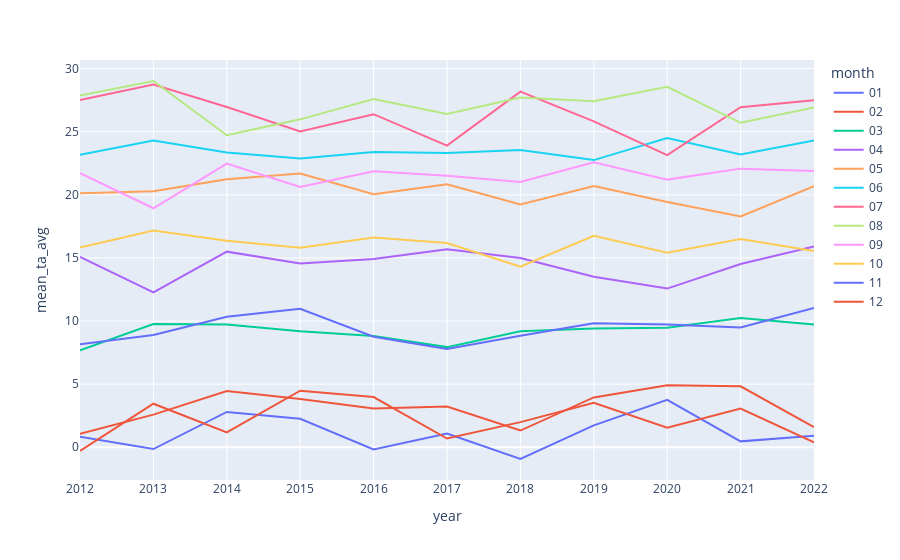

Notebook code cell kept with this figure:
### Code cell
# points: all or outliers
fig = px.line(df_weather_ym, x='year', y='mean_ta_avg', hover_data=df_weather_ym.columns, color = 'month')
fig.show() #파일을 시각화 하는 코드
# fig.write_html("D:\PythonProject\data-gatherer\kma\output\날씨_월별_비교.html") #파일을 저장하는 코드

### Figure 1 — Plotly figure (JSON) as saved in the notebook; plotly's stock layout.template omitted (floating-point values rounded to 4 significant figures)
{"data": [{"customdata": [["01", 5.113, -2.819, 7.932], ["01", 4.761, -4.477, 9.239], ["01", 8.148, -1.745, 9.894], ["01", 6.813, -1.723, 8.535], ["01", 4.329, -4.219, 8.548], ["01", 6.345, -3.677, 10.02], ["01", 4.01, -5.171, 9.181], ["01", 7.323, -3.461, 10.78], ["01", 8.445, 0.07742, 8.368], ["01", 5.897, -4.319, 10.22], ["01", 6.832, -4.132, 10.96]], "hovertemplate": "month=%{customdata[0]}<br>year=%{x}<br>mean_ta_avg=%{y}<br>mean_ta_max=%{customdata[1]}<br>mean_ta_min=%{customdata[2]}<br>mean_ta_diff=%{customdata[3]}<extra></extra>", "legendgroup": "01", "line": {"color": "#636efa", "dash": "solid"}, "marker": {"symbol": "circle"}, "mode": "lines", "name": "01", "orientation": "v", "showlegend": true, "type": "scatter", "x": ["2012", "2013", "2014", "2015", "2016", "2017", "2018", "2019", "2020", "2021", "2022"], "xaxis": "x", "y": [0.8419, -0.1419, 2.797, 2.261, -0.1742, 1.081, -0.929, 1.732, 3.765, 0.4677, 0.9194], "yaxis": "y"}, {"customdata": [["02", 5.938, -3.176, 9.114], ["02", 7.468, -1.829, 9.296], ["02", 9.346, 0.2607, 9.086], ["02", 9.036, -0.5893, 9.625], ["02", 8.303, -1.659, 9.962], ["02", 8.757, -2.182, 10.94], ["02", 7.139, -4.193, 11.33], ["02", 9.1, -0.9, 10], ["02", 10.44, 0.231, 10.21], ["02", 11.12, -0.6143, 11.73], ["02", 7.361, -3.454, 10.81]], "hovertemplate": "month=%{customdata[0]}<br>year=%{x}<br>mean_ta_avg=%{y}<br>mean_ta_max=%{customdata[1]}<br>mean_ta_min=%{customdata[2]}<br>mean_ta_diff=%{customdata[3]}<extra></extra>", "legendgroup": "02", "line": {"color": "#EF553B", "dash": "solid"}, "marker": {"symbol": "circle"}, "mode": "lines", "name": "02", "orientation": "v", "showlegend": true, "type": "scatter", "x": ["2012", "2013", "2014", "2015", "2016", "2017", "2018", "2019", "2020", "2021", "2022"], "xaxis": "x", "y": [1.076, 2.586, 4.464, 3.832, 3.066, 3.225, 1.325, 3.95, 4.907, 4.825, 1.604], "yaxis": "y"}, {"customdata": [["03", 12.71, 3.494, 9.219], ["03", 16.63, 3.326, 13.3], ["03", 15.27, 4.645, 10.63], ["03", 15.45, 3.339, 12.11], ["03", 14.54, 3.513, 11.03], ["03", 13.95, 2.429, 11.52], ["03", 15.57, 3.313, 12.25], ["03", 15.52, 3.577, 11.94], ["03", 15.82, 3.552, 12.26], ["03", 16.06, 4.735, 11.32], ["03", 15.88, 3.842, 12.04]], "hovertemplate": "month=%{customdata[0]}<br>year=%{x}<br>mean_ta_avg=%{y}<br>mean_ta_max=%{customdata[1]}<br>mean_ta_min=%{customdata[2]}<br>mean_ta_diff=%{customdata[3]}<extra></extra>", "legendgroup": "03", "line": {"color": "#00cc96", "dash": "solid"}, "marker": {"symbol": "circle"}, "mode": "lines", "name": "03", "orientation": "v", "showlegend": true, "type": "scatter", "x": ["2012", "2013", "2014", "2015", "2016", "2017", "2018", "2019", "2020", "2021", "2022"], "xaxis": "x", "y": [7.674, 9.771, 9.732, 9.187, 8.81, 7.935, 9.197, 9.41, 9.465, 10.24, 9.719], "yaxis": "y"}, {"customdata": [["04", 21.32, 9.533, 11.78], ["04", 18.75, 6.603, 12.15], ["04", 21.54, 10.06, 11.48], ["04", 20.22, 9.497, 10.72], ["04", 21.02, 9.48, 11.54], ["04", 22, 9.633, 12.37], ["04", 21.41, 8.873, 12.54], ["04", 19.45, 7.98, 11.47], ["04", 19.04, 6.473, 12.57], ["04", 20.58, 8.83, 11.75], ["04", 22.65, 9.38, 13.27]], "hovertemplate": "month=%{customdata[0]}<br>year=%{x}<br>mean_ta_avg=%{y}<br>mean_ta_max=%{customdata[1]}<br>mean_ta_min=%{customdata[2]}<br>mean_ta_diff=%{customdata[3]}<extra></extra>", "legendgroup": "04", "line": {"color": "#ab63fa", "dash": "solid"}, "marker": {"symbol": "circle"}, "mode": "lines", "name": "04", "orientation": "v", "showlegend": true, "type": "scatter", "x": ["2012", "2013", "2014", "2015", "2016", "2017", "2018", "2019", "2020", "2021", "2022"], "xaxis": "x", "y": [15.08, 12.27, 15.5, 14.55, 14.91, 15.68, 15.0, 13.5, 12.57, 14.52, 15.9], "yaxis": "y"}, {"customdata": [["05", 26.15, 15.07, 11.08], ["05", 26.75, 14.61, 12.14], ["05", 27.92, 15.07, 12.85], ["05", 27.98, 15.41, 12.57], ["05", 26.68, 13.59, 13.09], ["05", 27.48, 14.48, 13.0], ["05", 24.81, 14.19, 10.63], ["05", 27.53, 13.55, 13.98], ["05", 25.73, 14.03, 11.7], ["05", 24.29, 12.8, 11.49], ["05", 27.43, 14.09, 13.34]], "hovertemplate": "month=%{customdata[0]}<br>year=%{x}<br>mean_ta_avg=%{y}<br>mean_ta_max=%{customdata[1]}<br>mean_ta_min=%{customdata[2]}<br>mean_ta_diff=%{customdata[3]}<extra></extra>", "legendgroup": "05", "line": {"color": "#FFA15A", "dash": "solid"}, "marker": {"symbol": "circle"}, "mode": "lines", "name": "05", "orientation": "v", "showlegend": true, "type": "scatter", "x": ["2012", "2013", "2014", "2015", "2016", "2017", "2018", "2019", "2020", "2021", "2022"], "xaxis": "x", "y": [20.12, 20.29, 21.24, 21.69, 20.05, 20.84, 19.24, 20.69, 19.43, 18.29, 20.69], "yaxis": "y"}, {"customdata": [["06", 28.32, 19.21, 9.11], ["06", 29.49, 20.2, 9.293], ["06", 28.36, 19.38, 8.977], ["06", 28.49, 18.32, 10.17], ["06", 28.25, 19.1, 9.147], ["06", 30.01, 17.92, 12.09], ["06", 28.73, 18.69, 10.04], ["06", 28.54, 17.76, 10.78], ["06", 30.49, 19.28, 11.22], ["06", 28.54, 18.91, 9.633], ["06", 29.71, 19.79, 9.917]], "hovertemplate": "month=%{customdata[0]}<br>year=%{x}<br>mean_ta_avg=%{y}<br>mean_ta_max=%{customdata[1]}<br>mean_ta_min=%{customdata[2]}<br>mean_ta_diff=%{customdata[3]}<extra></extra>", "legendgroup": "06", "line": {"color": "#19d3f3", "dash": "solid"}, "marker": {"symbol": "circle"}, "mode": "lines", "name": "06", "orientation": "v", "showlegend": true, "type": "scatter", "x": ["2012", "2013", "2014", "2015", "2016", "2017", "2018", "2019", "2020", "2021", "2022"], "xaxis": "x", "y": [23.17, 24.3, 23.36, 22.88, 23.39, 23.32, 23.56, 22.75, 24.5, 23.19, 24.3], "yaxis": "y"}, {"customdata": [["07", 32.07, 23.72, 8.355], ["07", 33.28, 25.07, 8.216], ["07", 31.93, 23.14, 8.797], ["07", 29.48, 21.3, 8.177], ["07", 31.45, 22.62, 8.835], ["07", 32.85, 23.98, 8.865], ["07", 33.13, 24.02, 9.113], ["07", 30.03, 22.33, 7.697], ["07", 26.84, 20.18, 6.665], ["07", 32.08, 22.87, 9.213], ["07", 32.42, 23.7, 8.726]], "hovertemplate": "month=%{customdata[0]}<br>year=%{x}<br>mean_ta_avg=%{y}<br>mean_ta_max=%{customdata[1]}<br>mean_ta_min=%{customdata[2]}<br>mean_ta_diff=%{customdata[3]}<extra></extra>", "legendgroup": "07", "line": {"color": "#FF6692", "dash": "solid"}, "marker": {"symbol": "circle"}, "mode": "lines", "name": "07", "orientation": "v", "showlegend": true, "type": "scatter", "x": ["2012", "2013", "2014", "2015", "2016", "2017", "2018", "2019", "2020", "2021", "2022"], "xaxis": "x", "y": [27.51, 28.75, 26.96, 25.03, 26.39, 23.9, 28.17, 25.82, 23.15, 26.94, 27.49], "yaxis": "y"}, {"customdata": [["08", 32.36, 24.54, 7.823], ["08", 34.44, 24.97, 9.465], ["08", 28.85, 21.7, 7.145], ["08", 31.23, 22.01, 9.216], ["08", 33.23, 23.16, 10.07], ["08", 31.35, 22.53, 8.823], ["08", 32.87, 23.65, 9.216], ["08", 32.2, 23.73, 8.468], ["08", 33.29, 24.81, 8.481], ["08", 30.55, 22.4, 8.148], ["08", 31.35, 23.36, 7.99]], "hovertemplate": "month=%{customdata[0]}<br>year=%{x}<br>mean_ta_avg=%{y}<br>mean_ta_max=%{customdata[1]}<br>mean_ta_min=%{customdata[2]}<br>mean_ta_diff=%{customdata[3]}<extra></extra>", "legendgroup": "08", "line": {"color": "#B6E880", "dash": "solid"}, "marker": {"symbol": "circle"}, "mode": "lines", "name": "08", "orientation": "v", "showlegend": true, "type": "scatter", "x": ["2012", "2013", "2014", "2015", "2016", "2017", "2018", "2019", "2020", "2021", "2022"], "xaxis": "x", "y": [27.87, 29.02, 24.72, 25.98, 27.59, 26.4, 27.71, 27.41, 28.55, 25.71, 26.93], "yaxis": "y"}, {"customdata": [["09", 26.82, 17.59, 9.227], ["09", 23.75, 18.98, 4.773], ["09", 27.84, 18.12, 9.72], ["09", 25.94, 16.21, 9.737], ["09", 25.9, 18.73, 7.177], ["09", 27.01, 16.43, 10.58], ["09", 25.39, 17.23, 8.167], ["09", 26.99, 19.07, 7.927], ["09", 25.96, 17.15, 8.817], ["09", 26.42, 18.67, 7.743], ["09", 26.84, 17.75, 9.09]], "hovertemplate": "month=%{customdata[0]}<br>year=%{x}<br>mean_ta_avg=%{y}<br>mean_ta_max=%{customdata[1]}<br>mean_ta_min=%{customdata[2]}<br>mean_ta_diff=%{customdata[3]}<extra></extra>", "legendgroup": "09", "line": {"color": "#FF97FF", "dash": "solid"}, "marker": {"symbol": "circle"}, "mode": "lines", "name": "09", "orientation": "v", "showlegend": true, "type": "scatter", "x": ["2012", "2013", "2014", "2015", "2016", "2017", "2018", "2019", "2020", "2021", "2022"], "xaxis": "x", "y": [21.72, 18.94, 22.47, 20.63, 21.88, 21.52, 21.01, 22.57, 21.21, 22.08, 21.89], "yaxis": "y"}, {"customdata": [["10", 22.21, 10.5, 11.7], ["10", 22.89, 12.55, 10.34], ["10", 22.03, 11.55, 10.47], ["10", 22.22, 10.42, 11.8], ["10", 20.97, 13.06, 7.91], ["10", 21.2, 12, 9.203], ["10", 20.0, 9.329, 10.67], ["10", 22.04, 12.23, 9.816], ["10", 21.27, 10.13, 11.14], ["10", 22.75, 11.53, 11.22], ["10", 21.61, 10.14, 11.46]], "hovertemplate": "month=%{customdata[0]}<br>year=%{x}<br>mean_ta_avg=%{y}<br>mean_ta_max=%{customdata[1]}<br>mean_ta_min=%{customdata[2]}<br>mean_ta_diff=%{customdata[3]}<extra></extra>", "legendgroup": "10", "line": {"color": "#FECB52", "dash": "solid"}, "marker": {"symbol": "circle"}, "mode": "lines", "name": "10", "orientation": "v", "showlegend": true, "type": "scatter", "x": ["2012", "2013", "2014", "2015", "2016", "2017", "2018", "2019", "2020", "2021", "2022"], "xaxis": "x", "y": [15.83, 17.17, 16.35, 15.82, 16.63, 16.18, 14.3, 16.76, 15.41, 16.5, 15.55], "yaxis": "y"}, {"customdata": [["11", 13.25, 3.893, 9.353], ["11", 13.97, 4.65, 9.32], ["11", 15.68, 5.89, 9.793], ["11", 14.96, 7.55, 7.407], ["11", 13.97, 4.053, 9.917], ["11", 14.15, 2.347, 11.81], ["11", 15.18, 3.33, 11.85], ["11", 16.29, 4.327, 11.97], ["11", 15.32, 4.54, 10.78], ["11", 15.72, 4.367, 11.35], ["11", 17.71, 5.227, 12.49]], "hovertemplate": "month=%{customdata[0]}<br>year=%{x}<br>mean_ta_avg=%{y}<br>mean_ta_max=%{customdata[1]}<br>mean_ta_min=%{customdata[2]}<br>mean_ta_diff=%{customdata[3]}<extra></extra>", "legendgroup": "11", "line": {"color": "#636efa", "dash": "solid"}, "marker": {"symbol": "circle"}, "mode": "lines", "name": "11", "orientation": "v", "showlegend": true, "type": "scatter", "x": ["2012", "2013", "2014", "2015", "2016", "2017", "2018", "2019", "2020", "2021", "2022"], "xaxis": "x", "y": [8.16, 8.897, 10.35, 10.97, 8.757, 7.793, 8.837, 9.827, 9.73, 9.497, 11.05], "yaxis": "y"}, {"customdata": [["12", 3.919, -3.897, 7.816], ["12", 8.071, -0.5452, 8.616], ["12", 5.784, -2.761, 8.545], ["12", 8.955, 0.4742, 8.481], ["12", 8.748, -0.5613, 9.31], ["12", 5.803, -3.987, 9.79], ["12", 6.965, -2.313, 9.277], ["12", 8.971, -1.035, 10.01], ["12", 7.187, -3.077, 10.26], ["12", 8.906, -2.119, 11.03], ["12", 5.39, -4.029, 9.419]], "hovertemplate": "month=%{customdata[0]}<br>year=%{x}<br>mean_ta_avg=%{y}<br>mean_ta_max=%{customdata[1]}<br>mean_ta_min=%{customdata[2]}<br>mean_ta_diff=%{customdata[3]}<extra></extra>", "legendgroup": "12", "line": {"color": "#EF553B", "dash": "solid"}, "marker": {"symbol": "circle"}, "mode": "lines", "name": "12", "orientation": "v", "showlegend": true, "type": "scatter", "x": ["2012", "2013", "2014", "2015", "2016", "2017", "2018", "2019", "2020", "2021", "2022"], "xaxis": "x", "y": [-0.2903, 3.452, 1.181, 4.484, 3.981, 0.6903, 1.99, 3.529, 1.552, 3.065, 0.3968], "yaxis": "y"}], "layout": {"legend": {"title": {"text": "month"}, "tracegroupgap": 0}, "margin": {"t": 60}, "xaxis": {"anchor": "y", "domain": [0, 1], "title": {"text": "year"}}, "yaxis": {"anchor": "x", "domain": [0, 1], "title": {"text": "mean_ta_avg"}}}}
